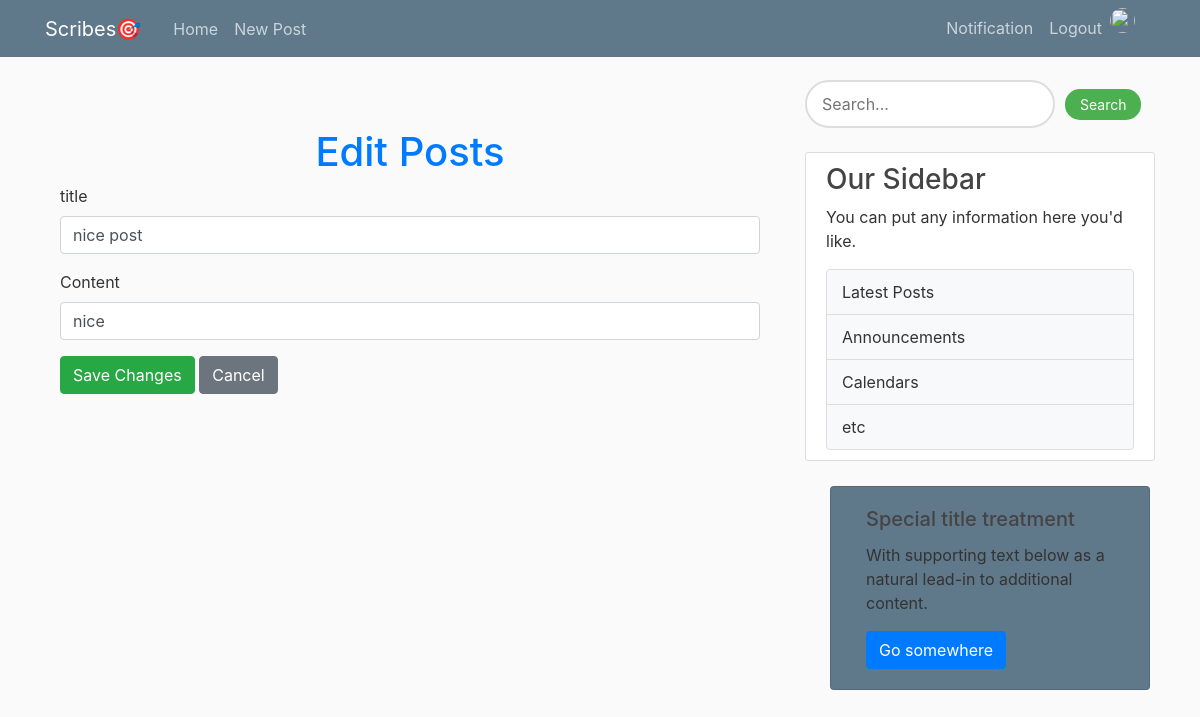
/admin/edit_post/1 (signed in), run on an earlier commit of the app's database.
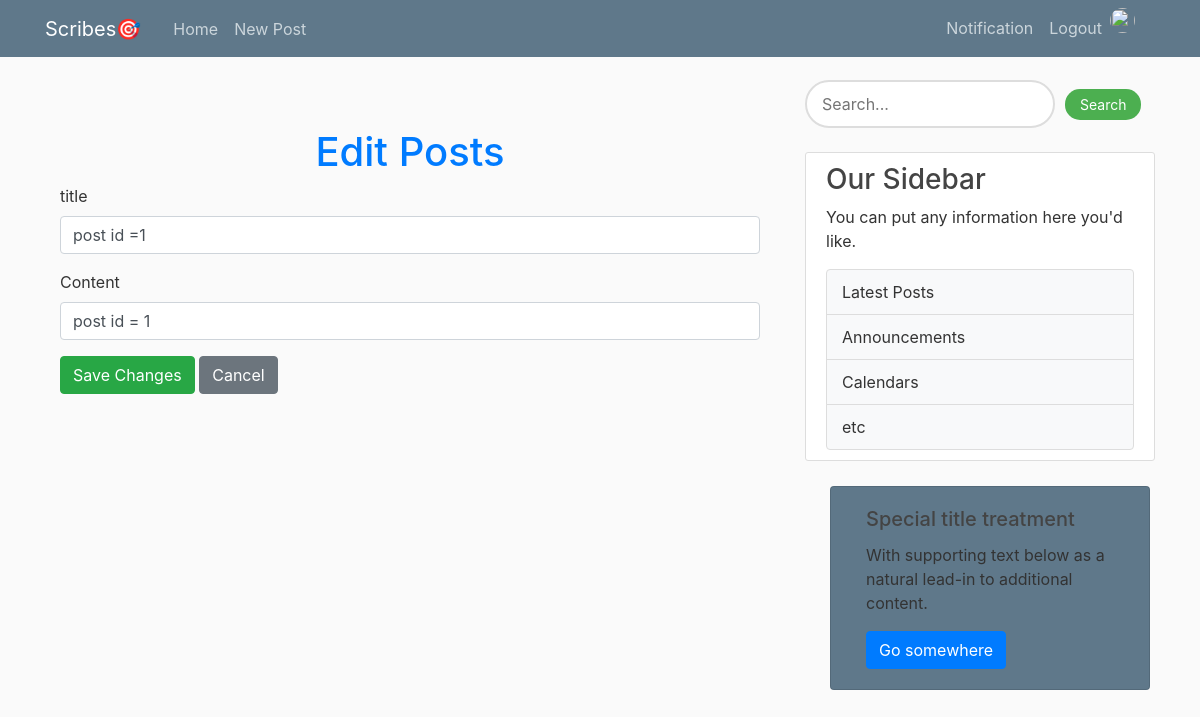
And on a later commit of the database.
### flaskblog/models.py (models this page shows, shortened)
class Post(db.Model):
    id = db.Column(db.Integer, primary_key=True)
    title = db.Column(db.String(100), nullable=False)
    content = db.Column(db.Text, nullable=False)
    date = db.Column(db.DateTime, nullable=False, default=datetime.utcnow)
    user_id = db.Column(db.Integer, db.ForeignKey('user.id'), nullable=False)
    is_admin = db.Column(db.Boolean, nullable=False,default=False)
    image = db.Column(db.String(20), nullable=False, default='default.jpg')

### flaskblog/routes.py (the view)
@app.route('/admin/edit_post/<int:post_id>', methods=['GET', 'POST'])
@login_required
def edit_post(post_id):
    if current_user.email != 'dibieemmanuel403@gmail.com':
        flash("You are not authorized to perform this action.", "danger")
        return redirect(url_for('admin_page'))
    post = Post.query.get_or_404(post_id)
    if request.method == 'POST':
        post.title = request.form['title']
        post.content = request.form['content']
        db.session.commit()
        flash("Post updated successfully.", "success")
        return redirect(url_for('admin_page'))
    return render_template('Admin_edit_post.html', post=post)

### flaskblog/models.py (called while the page is built)
@login_manager.user_loader
def load_user(user_id):
    return User.query.get(int(user_id))

### flaskblog/templates/Admin_edit_post.html
{% extends "layout.html" %}
{% block content %}
    <div class="container mt-5">
        <h1 class="text-center text-primary">Edit Posts</h1>
        <form method="POST" action="{{ url_for('edit_post', post_id=post.id) }}">
            <div class="mb-3">
                <label for="title" class="form-label">title</label>
                <input
                    type="title"
                    class="form-control"
                    id="title"
                    name="title"
                    value="{{ post.title }}"
                    required>
            </div>
            <div class="mb-3">
                <label for="content" class="form-label">Content</label>
                <input
                    type="text"
                    class="form-control"
                    id="content"
                    name="content"
                    value="{{ post.content }}"
                    required>
            </div>
            <button type="submit" class="btn btn-success">Save Changes</button>
            <a href="{{ url_for('admin_page') }}" class="btn btn-secondary">Cancel</a>
        </form>
    </div>
{% endblock content %}

What changed in the data, as far as the page shows it:
changed Post: title "nice post" → "post id =1"; content "nice" → "post id = 1"
